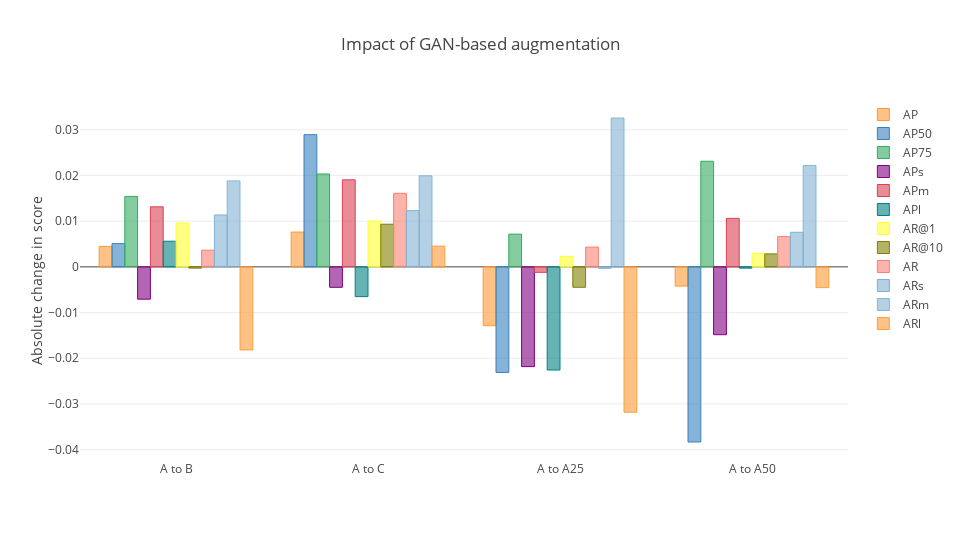

Notebook cell for this chart:
### Code cell
cf.go_offline(connected = True)
config = {
    "modeBarButtonsToRemove": ["sendDataToCloud"],
    "displaylogo": False
}
layout = {
    "title": "Impact of GAN-based augmentation",
    "yaxis": {
        "title": "Absolute change in score"
    },
    "width": 960,
    "height": 540
}
fig = df_combined.iplot(kind = "bar", y = ["AP", "AP50", "AP75", "APs", "APm", "APl", "AR@1", "AR@10", "AR", "ARs", "ARm", "ARl"], layout = layout, asFigure = True)
py.offline.iplot(fig, show_link = False, config = config)

### Figure 1 — Plotly figure (JSON) as saved in the notebook; plotly's stock layout.template omitted (floating-point values rounded to 4 significant figures)
{"data": [{"marker": {"color": "rgba(255, 153, 51, 0.6)", "line": {"color": "rgba(255, 153, 51, 1.0)", "width": 1}}, "name": "AP", "orientation": "v", "text": "", "type": "bar", "uid": "4174daf1-0290-41f9-842a-0a50296541ba", "x": ["A to B", "A to C", "A to A25", "A to A50"], "y": [0.004484, 0.007617, -0.01287, -0.004208]}, {"marker": {"color": "rgba(55, 128, 191, 0.6)", "line": {"color": "rgba(55, 128, 191, 1.0)", "width": 1}}, "name": "AP50", "orientation": "v", "text": "", "type": "bar", "uid": "fc8fdd0f-42a0-4d6b-b05d-a7509c1f7c83", "x": ["A to B", "A to C", "A to A25", "A to A50"], "y": [0.00509, 0.02894, -0.0231, -0.03833]}, {"marker": {"color": "rgba(50, 171, 96, 0.6)", "line": {"color": "rgba(50, 171, 96, 1.0)", "width": 1}}, "name": "AP75", "orientation": "v", "text": "", "type": "bar", "uid": "5ba98ad4-bce8-4f3c-a8d5-db8b0941c258", "x": ["A to B", "A to C", "A to A25", "A to A50"], "y": [0.01542, 0.02033, 0.00717, 0.02312]}, {"marker": {"color": "rgba(128, 0, 128, 0.6)", "line": {"color": "rgba(128, 0, 128, 1.0)", "width": 1}}, "name": "APs", "orientation": "v", "text": "", "type": "bar", "uid": "53e5fa4e-88a5-43f2-9b4d-8b7e684adc46", "x": ["A to B", "A to C", "A to A25", "A to A50"], "y": [-0.007077, -0.004475, -0.02182, -0.01484]}, {"marker": {"color": "rgba(219, 64, 82, 0.6)", "line": {"color": "rgba(219, 64, 82, 1.0)", "width": 1}}, "name": "APm", "orientation": "v", "text": "", "type": "bar", "uid": "f705b7a8-4e64-49f8-b743-e49f7e5f4b9f", "x": ["A to B", "A to C", "A to A25", "A to A50"], "y": [0.01314, 0.01905, -0.001196, 0.01061]}, {"marker": {"color": "rgba(0, 128, 128, 0.6)", "line": {"color": "rgba(0, 128, 128, 1.0)", "width": 1}}, "name": "APl", "orientation": "v", "text": "", "type": "bar", "uid": "d94d0c7a-0fa5-41d4-b465-e87cd217c2c2", "x": ["A to B", "A to C", "A to A25", "A to A50"], "y": [0.005613, -0.006516, -0.02258, -0.0002798]}, {"marker": {"color": "rgba(255, 255, 51, 0.6)", "line": {"color": "rgba(255, 255, 51, 1.0)", "width": 1}}, "name": "AR@1", "orientation": "v", "text": "", "type": "bar", "uid": "84d0dd55-1bc7-4088-b15a-49f06f0f8305", "x": ["A to B", "A to C", "A to A25", "A to A50"], "y": [0.009608, 0.01001, 0.0023, 0.002977]}, {"marker": {"color": "rgba(128, 128, 0, 0.6)", "line": {"color": "rgba(128, 128, 0, 1.0)", "width": 1}}, "name": "AR@10", "orientation": "v", "text": "", "type": "bar", "uid": "940674ee-dd74-4c8f-ae06-2dd29c469573", "x": ["A to B", "A to C", "A to A25", "A to A50"], "y": [-0.0002706, 0.009337, -0.004465, 0.002842]}, {"marker": {"color": "rgba(251, 128, 114, 0.6)", "line": {"color": "rgba(251, 128, 114, 1.0)", "width": 1}}, "name": "AR", "orientation": "v", "text": "", "type": "bar", "uid": "05b14a49-0309-47e5-9688-bc589ea2d409", "x": ["A to B", "A to C", "A to A25", "A to A50"], "y": [0.003654, 0.0161, 0.00433, 0.006631]}, {"marker": {"color": "rgba(128, 177, 211, 0.6)", "line": {"color": "rgba(128, 177, 211, 1.0)", "width": 1}}, "name": "ARs", "orientation": "v", "text": "", "type": "bar", "uid": "8a1eface-0b6a-42c6-a7b7-3e8d57617bb2", "x": ["A to B", "A to C", "A to A25", "A to A50"], "y": [0.01136, 0.0123, -0.0003155, 0.007571]}, {"marker": {"color": "rgba(128, 177, 211, 0.6)", "line": {"color": "rgba(128, 177, 211, 0.8999999999999999)", "width": 1}}, "name": "ARm", "orientation": "v", "text": "", "type": "bar", "uid": "944fcce1-2d71-4dfd-8aff-8be0265372d0", "x": ["A to B", "A to C", "A to A25", "A to A50"], "y": [0.01882, 0.01994, 0.03258, 0.02219]}, {"marker": {"color": "rgba(255, 153, 51, 0.6)", "line": {"color": "rgba(255, 153, 51, 0.8999999999999999)", "width": 1}}, "name": "ARl", "orientation": "v", "text": "", "type": "bar", "uid": "2f73e503-9b48-4811-a5f1-0a3cf5c4d11d", "x": ["A to B", "A to C", "A to A25", "A to A50"], "y": [-0.01818, 0.004545, -0.03182, -0.004545]}], "layout": {"height": 540, "title": {"text": "Impact of GAN-based augmentation"}, "width": 960, "yaxis": {"title": {"text": "Absolute change in score"}}}}
